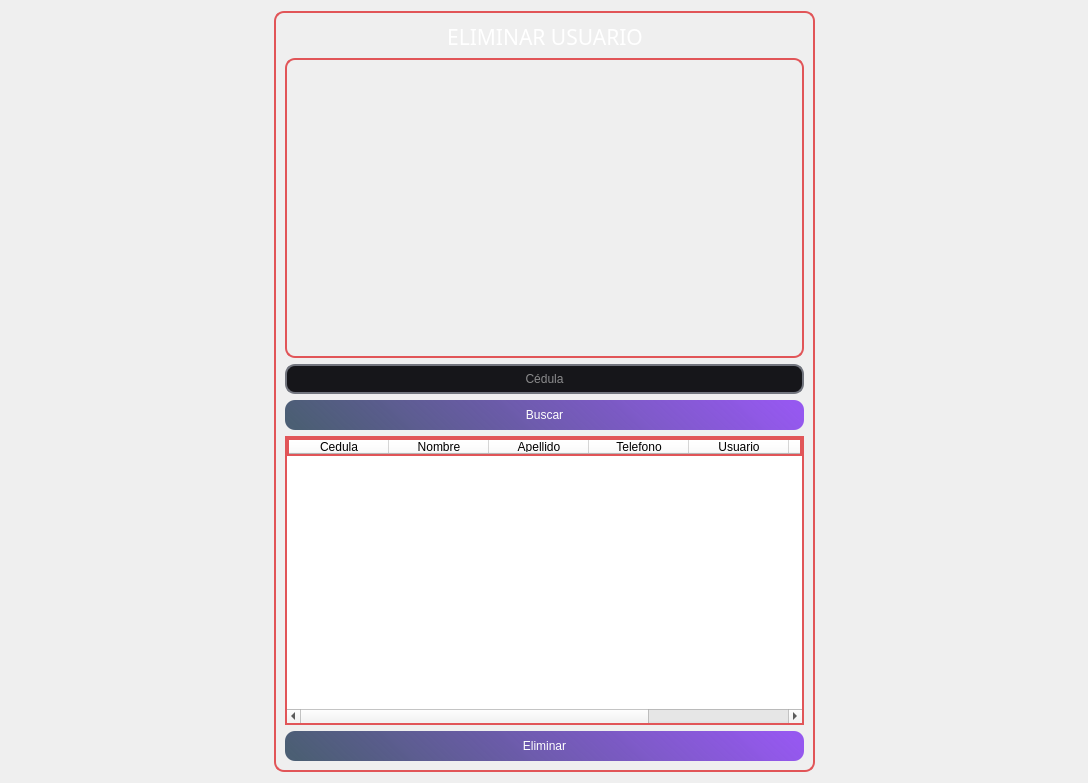
            <widget class="QWidget" name="page_eliminar">
             <property name="styleSheet">
              <string notr="true">QFrame{
background-color: #0000000ff;
}</string>
             </property>
             <layout class="QHBoxLayout" name="horizontalLayout_9">
              <item>
               <spacer name="horizontalSpacer_11">
                <property name="orientation">
                 <enum>Qt::Horizontal</enum>
                </property>
                <property name="sizeHint" stdset="0">
                 <size>
                  <width>263</width>
                  <height>20</height>
                 </size>
                </property>
               </spacer>
              </item>
              <item>
               <widget class="QFrame" name="frame_busquedadeusuarios_3">
                <property name="minimumSize">
                 <size>
                  <width>541</width>
                  <height>761</height>
                 </size>
                </property>
                <property name="maximumSize">
                 <size>
                  <width>541</width>
                  <height>761</height>
                 </size>
                </property>
                <property name="styleSheet">
                 <string notr="true">QLineEdit{
background-color: rgb(22, 22, 26);
border-radius: 10px;
font: 12pt &quot;SansSerif&quot;;
color: rgb(255, 255, 254);
border: 2px solid rgb(114, 117, 126);}

QLineEdit:hover{
background-color: rgb(22, 22, 26);
border-radius: 10px;
font: 12pt &quot;Sans Serif&quot;;
border: 2px solid rgb(44, 182, 125); }

QLineEdit:focus {
background-color: rgb(1, 1, 1);
border-radius:10px;
font: 12pt &quot;Sans Serif&quot;;
border: 2px solid rgb(127, 90, 240);
}

QPushButton{
background-color: qlineargradient(spread:reflect, x1:0, y1:0.562273, x2:1, y2:0.5, stop:0 rgba(11, 38, 67, 184), stop: 1 rgba(150, 88, 240, 255));
border-radius: 10px;
font: 12pt &quot;Sans Serif&quot;;
color: rgb(255, 255, 254); }

QPushButton:hover{
background-color: qlineargradient(spread:reflect, x1:0, y1:0.562273, x2:0.949, y2:0.545455, stop: 0 rgba(11, 38, 67, 184), stop:1 rgba(88, 240, 171, 255));
border-radius:10px;
font: 12pt &quot;Sans Serif&quot;;
color: rgb(255, 255, 254);
}

QComboBox{
background-color: rgb(22, 22, 26);
border-radius: 10px;
font: 12pt &quot;SansSerif&quot;;
color: rgb(255, 255, 254);
border: 2px solid rgb(114, 117, 126);}

QComboBox:hover{
background-color: rgb(22, 22, 26);
border-radius: 10px;
font: 12pt &quot;Sans Serif&quot;;
border: 2px solid rgb(44, 182, 125); }





QFrame{
border-radius: 10px;
border: 2px solid rgb(225, 85, 88)
}
</string>
                </property>
                <property name="frameShape">
                 <enum>QFrame::StyledPanel</enum>
                </property>
                <property name="frameShadow">
                 <enum>QFrame::Raised</enum>
                </property>
                <layout class="QVBoxLayout" name="verticalLayout_5">
                 <item>
                  <layout class="QHBoxLayout" name="horizontalLayout_8">
                   <item>
                    <spacer name="horizontalSpacer_9">
                     <property name="orientation">
                      <enum>Qt::Horizontal</enum>
                     </property>
                     <property name="sizeHint" stdset="0">
                      <size>
                       <width>40</width>
                       <height>20</height>
                      </size>
                     </property>
                    </spacer>
                   </item>
                   <item>
                    <widget class="QLabel" name="label_eliminarusuarios">
                     <property name="font">
                      <font>
                       <family>Impact</family>
                       <pointsize>16</pointsize>
                      </font>
                     </property>
                     <property name="styleSheet">
                      <string notr="true">color: rgb(255, 255, 255);

border-radius: 0px;

border:0px;</string>
                     </property>
                     <property name="text">
                      <string>ELIMINAR USUARIO</string>
                     </property>
                     <property name="alignment">
                      <set>Qt::AlignCenter</set>
                     </property>
                    </widget>
                   </item>
                   <item>
                    <spacer name="horizontalSpacer_10">
                     <property name="orientation">
                      <enum>Qt::Horizontal</enum>
                     </property>
                     <property name="sizeHint" stdset="0">
                      <size>
                       <width>40</width>
                       <height>20</height>
                      </size>
                     </property>
                    </spacer>
                   </item>
                  </layout>
                 </item>
                 <item>
                  <widget class="QLabel" name="label_imagnedeusuario_2">
                   <property name="minimumSize">
                    <size>
                     <width>200</width>
                     <height>300</height>
                    </size>
                   </property>
                   <property name="styleSheet">
                    <string notr="true">border-image: url(:/Usuario/6326055.png);</string>
                   </property>
                   <property name="text">
                    <string/>
                   </property>
                  </widget>
                 </item>
                 <item>
                  <widget class="QLineEdit" name="lineEdit_cedulabuscar_eliminar">
                   <property name="minimumSize">
                    <size>
                     <width>200</width>
                     <height>30</height>
                    </size>
                   </property>
                   <property name="alignment">
                    <set>Qt::AlignCenter</set>
                   </property>
                   <property name="placeholderText">
                    <string>Cédula</string>
                   </property>
                  </widget>
                 </item>
                 <item>
                  <widget class="QPushButton" name="pushButton_buscar_eliminar">
                   <property name="minimumSize">
                    <size>
                     <width>130</width>
                     <height>30</height>
                    </size>
                   </property>
                   <property name="text">
                    <string>Buscar</string>
                   </property>
                  </widget>
                 </item>
                 <item>
                  <widget class="QTableWidget" name="tableWidget_eliminar">
                   <property name="styleSheet">
                    <string notr="true">QFrame{ 
	background-color: rgb(255, 255, 255);

border-radius: 0px;
}

QLabel {
background-color: #000000ff;
}
</string>
                   </property>
                   <column>
                    <property name="text">
                     <string>Cedula</string>
                    </property>
                   </column>
                   <column>
                    <property name="text">
                     <string>Nombre</string>
                    </property>
                   </column>
                   <column>
                    <property name="text">
                     <string>Apellido</string>
                    </property>
                   </column>
                   <column>
                    <property name="text">
                     <string>Telefono</string>
                    </property>
                   </column>
                   <column>
                    <property name="text">
                     <string>Usuario</string>
                    </property>
                   </column>
                   <column>
                    <property name="text">
                     <string>Clave</string>
                    </property>
                   </column>
                   <column>
                    <property name="text">
                     <string>Permiso</string>
                    </property>
                   </column>
                  </widget>
                 </item>
                 <item>
                  <widget class="QPushButton" name="pushButton_eliminar_eliminar">
                   <property name="minimumSize">
                    <size>
                     <width>130</width>
                     <height>30</height>
                    </size>
                   </property>
                   <property name="styleSheet">
                    <string notr="true">QPushButton:hover{
background-color: qlineargradient(spread:pad, x1:0, y1:0, x2:1, y2:0, stop:0 rgba(0, 0, 0, 255), stop:0.727273 rgba(142, 19, 16, 255));
border-radius:10px;
font: 12pt &quot;Sans Serif&quot;;
color: rgb(255, 255, 254);
}</string>
                   </property>
                   <property name="text">
                    <string>Eliminar</string>
                   </property>
                  </widget>
                 </item>
                </layout>
               </widget>
              </item>
              <item>
               <spacer name="horizontalSpacer_12">
                <property name="orientation">
                 <enum>Qt::Horizontal</enum>
                </property>
                <property name="sizeHint" stdset="0">
                 <size>
                  <width>262</width>
                  <height>20</height>
                 </size>
                </property>
               </spacer>
              </item>
             </layout>
            </widget>
